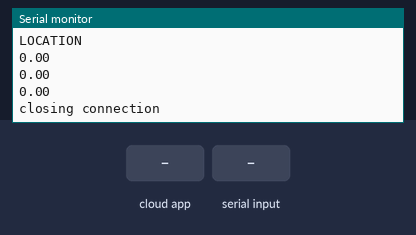
Recording of a sketch running on a simulated ESP8266 (NodeMCU). Shown: the last lines printed to the serial monitor. The inputs (shaded band) are chosen by the test bench. WiFi joins after 1.5 s; servers stay silent unless stated; a WiFi scan finds three made-up networks; uploads are accepted with an empty reply; the Firebase database answers and starts empty.

Above: at 7.5 s.
7.6 s: the phone or cloud app sets Led to 1
At 9.2 s:
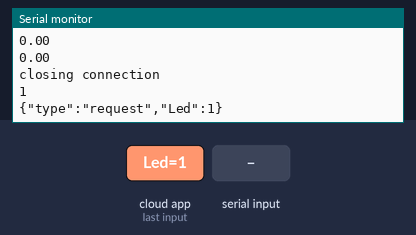
9.9 s: "0\n" received over Serial
At 11.5 s:
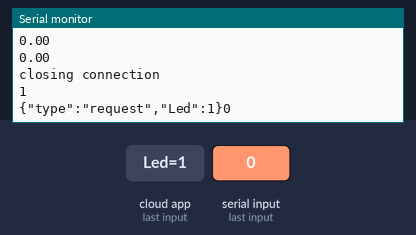
Timing chart, 0 to 13.0 s (numbered marks = the images above; inputs shaded):
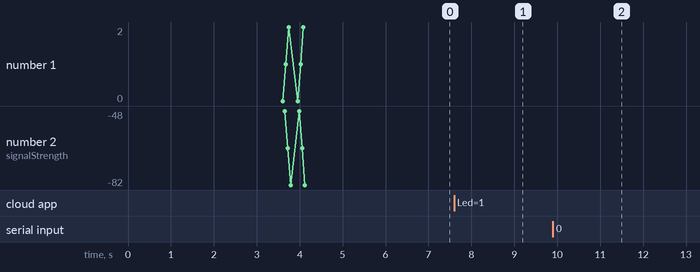

The sketch:

MCUReceiver.ino
```cpp
#include <WiFiClientSecure.h>
#include <ESP8266HTTPClient.h>
#include <ESP8266WiFi.h>
#include <ESP8266WebServer.h>
#include "FirebaseESP8266.h"
#include <ArduinoJson.h>

ESP8266WebServer server;
char* ssid = "Note 10+ Juan Carlos";
char* password = "Juan2000";

//FIREBASE
#define FIREBASE_HOST "iotproject-446e7.firebaseio.com"
#define FIREBASE_AUTH "JXR7HvjwY9ZXVjaqEYVWIEkalRKKyRddQBtmrzK6"

FirebaseData firebaseData;
FirebaseJson json;

int n = 0;

//Replace with Station ID
String path = "/4/";

//GPS API Google
//Credentials for Google GeoLocation API...
const char* Host = "www.googleapis.com";
String thisPage = "/geolocation/v1/geolocate?key=";
String key = "AIzaSyD9-nx2nAM7jiSRZt8986deF3PmyCSVUfo";

//https certificate fingerPrint
const char fingerprint[] PROGMEM = "31 5C 4F FD 5E 97 FB C6 5B CC 1A 96 1F CF DB 40 E5 BD AD 5E";


int status = WL_IDLE_STATUS;
String jsonString = "{\n";

double latitude    = 0.0;
double longitude   = 0.0;
double accuracy    = 0.0;

int more_text = 1; // set to 1 for more debug output


void setup(){
  WiFi.begin(ssid,password);
  Serial.begin(9600);
  while(WiFi.status()!=WL_CONNECTED)
  {
    Serial.print(".");
    delay(500);
  }
  Serial.println("");
  Serial.print("IP Address: ");
  Serial.println(WiFi.localIP());

  Firebase.begin(FIREBASE_HOST, FIREBASE_AUTH);
  Firebase.reconnectWiFi(true);

  server.on("/",handleIndex);
  server.begin();

  //---------------------GPS GET-------------------------------------
  char bssid[6];
  int n = WiFi.scanNetworks();
  Serial.println("scan done");
  if (n == 0)
    Serial.println("no networks found");
  else{
    Serial.print(n);
    Serial.println(" networks found...");

    if (more_text) {
      // Print out the formatted json...
      Serial.println("{");
      Serial.println("\"homeMobileCountryCode\": 334,");  // this is a real UK MCC
      Serial.println("\"homeMobileNetworkCode\": 020,");   // and a real UK MNC
      Serial.println("\"radioType\": \"gsm\",");          // for gsm
      Serial.println("\"carrier\": \"Telcel\",");       // associated with Vodafone
      //Serial.println("\"cellTowers\": [");                // I'm not reporting any cell towers
      //Serial.println("],");
      Serial.println("\"wifiAccessPoints\": [");
      for (int i = 0; i < n; ++i){
        Serial.println("{");
        Serial.print("\"macAddress\" : \"");
        Serial.print(WiFi.BSSIDstr(i));
        Serial.println("\",");
        Serial.print("\"signalStrength\": ");
        Serial.println(WiFi.RSSI(i));
        if (i < n - 1){
          Serial.println("},");
        }
        else{
          Serial.println("}");
        }
      }
      Serial.println("]");
      Serial.println("}");
    }
    Serial.println(" ");
  }
  // now build the jsonString...
  StaticJsonDocument<200> jsonGPS;
  jsonString = "{\n";
  jsonString += "\"homeMobileCountryCode\": 334,\n"; // this is a real MX MCC
  jsonString += "\"homeMobileNetworkCode\": 20,\n";  // and a real MX MNC
  jsonString += "\"radioType\": \"gsm\",\n";        // for gsm
  jsonString += "\"carrier\": \"Telcel\",\n";      // associated with Telcel
  jsonString += "\"wifiAccessPoints\": [\n";
  for (int j = 0; j < n; ++j){
    jsonString += "{\n";
    jsonString += "\"macAddress\" : \"";
    jsonString += (WiFi.BSSIDstr(j));
    jsonString += "\",\n";
    jsonString += "\"signalStrength\": ";
    jsonString += WiFi.RSSI(j);
    jsonString += "\n";
    if (j < n - 1)
    {
      jsonString += "},\n";
    }
    else
    {
      jsonString += "}\n";
    }
  }
  jsonString += ("]\n");
  jsonString += ("}\n");

  Serial.println(jsonString);
  //--------------------------------------------------------------------

  Serial.println("");

  // Create a WiFiClientSecure object.
  WiFiClientSecure client;
  // Set the fingerprint to connect the server.
  client.setInsecure();
  // If the host is not responding,return.
  if(!client.connect(Host, 443)){
    Serial.println("Connection Failed!");
  }
  //Connect to the client and make the api call
  Serial.print("Requesting URL: ");
  Serial.println("https://" + (String)Host + thisPage + "AIzaSyCYNXIYINPmTNIdusMjJloS4_BXSOff1_g");
  Serial.println(" ");
  if (client.connect(Host, 443)) {
    Serial.println("Connected");
    client.println("POST " + thisPage + key + " HTTP/1.1");
    client.println("Host: " + (String)Host);
    client.println("Connection: close");
    client.println("Content-Type: application/json");
    client.println("User-Agent: Arduino/1.0");
    client.print("Content-Length: ");
    client.println(jsonString.length());
    client.println();
    client.print(jsonString);
    delay(500);
  }

  //Read and parse all the lines of the reply from server
  int times = 1;
  while (client.available()) {
    String line = client.readStringUntil('\r');
    Serial.println("INICIA JSON");
    if (more_text) {
      Serial.print(line);
    }
    Serial.println("FIN JSON");

    DynamicJsonDocument root(1024);
    auto err1 = deserializeJson(root, line);
    if(!err1 && times <= 2){
      Serial.println("LO LOGRO");
      latitude    = root["location"]["lat"];
      longitude   = root["location"]["lng"];
      accuracy   = root["accuracy"];
      times++;
    }
  }
  Serial.println("LOCATION");
  Serial.println(latitude);
  Serial.println(longitude);
  Serial.println(accuracy);

  Serial.println("closing connection");
  Serial.println();
  client.stop();

}

void loop(){
  server.handleClient();

  delay(2000);

  //----------------------CALL DATA FROM ARDUINO----------------------
  // Send a JSON-formatted request with key "type" and value "request"
  // then parse the JSON-formatted response with keys "gas" and "distance"
  DynamicJsonDocument doc(1024);

  int sensorID = 0;
  double humedad = 0;
  double temperatura = 0;
  double luz = 0;
  double x = 0;
  double y = 0;
  double z = 0;
  double sonido = 0;
  //String lluvia = "";
  double adc_MQ = 0;
  double voltaje = 0;
  double Rs = 0;
  double concentracion = 0;
  int potenciometro = 0;
  float vehiculos = 0;


  // Sending the request
  doc["type"] = "request";

  //Get led color
  if(Firebase.getInt(firebaseData, path + "Led")){
    Serial.println(firebaseData.stringData());
    doc["Led"] = firebaseData.intData();
  }
  serializeJson(doc,Serial);


  // Reading the response
  boolean messageReady = false;
  String message = "";
  while(messageReady == false) { // blocking but that's ok
    if(Serial.available()) {
      message = Serial.readString();
      Serial.println(message);
      messageReady = true;
    }
  }
  // Attempt to deserialize the JSON-formatted message
  DeserializationError error = deserializeJson(doc,message);
  if(error) {
    Serial.print(F("deserializeJson() failed: "));
    Serial.println(error.c_str());
    return;
  }

  //distance = doc["Humedad"];
  //gas = doc["Temperatura"];

  sensorID = doc["SensorID"];
  humedad = doc["Humedad"];
  temperatura = doc["Temperatura"];
  luz = doc["Luz"];
  x = doc["X"];
  y = doc["Y"];
  z = doc["Z"];
  sonido = doc["Sonido"];
  String lluvia = doc["Lluvia"];
  adc_MQ = doc["adc"];
  voltaje = doc["voltaje"];
  Rs = doc["Rs"];
  concentracion = doc["ConcentracionGas"];
  potenciometro = doc["Potenciometro"];


  //Write data to Firebase
  Firebase.setInt(firebaseData,  path + "SensorID",sensorID);
  Firebase.setDouble(firebaseData, path + "Humedad",humedad);
  Firebase.setDouble(firebaseData, path + "Temperatura",temperatura);
  Firebase.setDouble(firebaseData, path + "Luz",luz);
  Firebase.setDouble(firebaseData, path + "X",x);
  Firebase.setDouble(firebaseData, path + "Y",y);
  Firebase.setDouble(firebaseData, path + "Z",z);
  Firebase.setDouble(firebaseData, path + "Sonido",sonido);
  Firebase.setString(firebaseData, path + "Lluvia",lluvia);
  Firebase.setDouble(firebaseData, path + "ADC_MQ",adc_MQ);
  Firebase.setDouble(firebaseData, path + "Voltaje",voltaje);
  Firebase.setDouble(firebaseData, path + "Rs",Rs);
  Firebase.setDouble(firebaseData, path + "Concentracion",concentracion);
  Firebase.setInt(firebaseData, path + "Potenciometro",potenciometro);
  Firebase.setInt(firebaseData, path + "Vehiculos",vehiculos);

  Firebase.setDouble(firebaseData, path + "GPS/Latitude",latitude);
  Firebase.setDouble(firebaseData, path + "GPS/Longitude",longitude);
  Firebase.setDouble(firebaseData, path + "GPS/Accuracy",accuracy);

  //delay(150000);

}

void handleIndex(){
  // Send a JSON-formatted request with key "type" and value "request"
  // then parse the JSON-formatted response with keys "gas" and "distance"
  DynamicJsonDocument doc(1024);

  int sensorID = 0;
  double humedad = 0;
  double temperatura = 0;
  double luz = 0;
  double x = 0;
  double y = 0;
  double z = 0;
  double sonido = 0;
  //String lluvia = "";
  double adc_MQ = 0;
  double voltaje = 0;
  double Rs = 0;
  double concentracion = 0;
  int potenciometro = 0;


  // Sending the request
  doc["type"] = "request";

  //Get led color
  if(Firebase.getInt(firebaseData, path + "Led")){
    Serial.println(firebaseData.stringData());
    doc["Led"] = firebaseData.intData();
  }
  serializeJson(doc,Serial);


  // Reading the response
  boolean messageReady = false;
  String message = "";
  while(messageReady == false) { // blocking but that's ok
    if(Serial.available()) {
      message = Serial.readString();
      Serial.println(message);
      messageReady = true;
    }
  }
  // Attempt to deserialize the JSON-formatted message
  DeserializationError error = deserializeJson(doc,message);
  if(error) {
    Serial.print(F("deserializeJson() failed: "));
    Serial.println(error.c_str());
    return;
  }

  //distance = doc["Humedad"];
  //gas = doc["Temperatura"];

  sensorID = doc["SensorID"];
  humedad = doc["Humedad"];
  temperatura = doc["Temperatura"];
  luz = doc["Luz"];
  x = doc["X"];
  y = doc["Y"];
  z = doc["Z"];
  sonido = doc["Sonido"];
  String lluvia = doc["Lluvia"];
  adc_MQ = doc["adc"];
  voltaje = doc["voltaje"];
  Rs = doc["Rs"];
  concentracion = doc["ConcentracionGas"];
  potenciometro = doc["Potenciometro"];


  //Write data to Firebase
  Firebase.setInt(firebaseData,  path + "SensorID",sensorID);
  Firebase.setDouble(firebaseData, path + "Humedad",humedad);
  Firebase.setDouble(firebaseData, path + "Temperatura",temperatura);
  Firebase.setDouble(firebaseData, path + "Luz",luz);
  Firebase.setDouble(firebaseData, path + "X",x);
  Firebase.setDouble(firebaseData, path + "Y",y);
  Firebase.setDouble(firebaseData, path + "Z",z);
  Firebase.setDouble(firebaseData, path + "Sonido",sonido);
  Firebase.setString(firebaseData, path + "Lluvia",lluvia);
  Firebase.setDouble(firebaseData, path + "ADC_MQ",adc_MQ);
  Firebase.setDouble(firebaseData, path + "Voltaje",voltaje);
  Firebase.setDouble(firebaseData, path + "Rs",Rs);
  Firebase.setDouble(firebaseData, path + "Concentracion",concentracion);
  Firebase.setInt(firebaseData, path + "Potenciometro",potenciometro);

  // Prepare the data for serving it over HTTP
  String output = "SensorID: " +String(sensorID)+ "\n";
  output += "Humedad: " + String(humedad) + "\n";
  output += "Temperatura: " + String(temperatura)+ "\n";
  output += "Luz: " + String(luz)+ "\n";
  output += "X: " + String(x)+ "\n";
  output += "Y: " + String(y)+ "\n";
  output += "Z: " + String(z)+ "\n";
  output += "Sonido: " + String(sonido)+ "\n";
  output += "Lluvia: " + String(lluvia)+ "\n";
  output += "Adc_MQ: " + String(adc_MQ)+ "\n";
  output += "Voltaje: " + String(voltaje)+ "\n";
  output += "Rs: " + String(Rs)+ "\n";
  output += "concentracion: " + String(concentracion)+ "\n";
  output += "Potenciometro: " + String(potenciometro)+ "\n";

  //Serve the data as plain text, for example
  server.send(200,"text/plain",output);
}
```

Measured:
- after the input at 7.6 s, the serial monitor: prints a new line after 0.89 s (image 1)
- after the input at 9.9 s, the serial monitor: prints a new line after 1.0 s (image 2)
